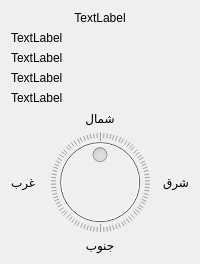
      <widget class="QWidget" name="Tab_Kibla">
       <attribute name="icon">
        <iconset resource="../qtresource.qrc">
         <normaloff>:/icons/ox16-app-kaaba-icon.png</normaloff>:/icons/ox16-app-kaaba-icon.png</iconset>
       </attribute>
       <attribute name="title">
        <string>إتجاه القبلة</string>
       </attribute>
       <layout class="QVBoxLayout" name="verticalLayout_12">
        <item>
         <widget class="QLabel" name="label_madina_name">
          <property name="text">
           <string>TextLabel</string>
          </property>
          <property name="alignment">
           <set>Qt::AlignmentFlag::AlignCenter</set>
          </property>
         </widget>
        </item>
        <item>
         <widget class="QLabel" name="label_madina_long">
          <property name="text">
           <string>TextLabel</string>
          </property>
          <property name="wordWrap">
           <bool>true</bool>
          </property>
         </widget>
        </item>
        <item>
         <widget class="QLabel" name="label_madina_latitu">
          <property name="text">
           <string>TextLabel</string>
          </property>
          <property name="wordWrap">
           <bool>true</bool>
          </property>
         </widget>
        </item>
        <item>
         <widget class="QLabel" name="label_elevation">
          <property name="text">
           <string>TextLabel</string>
          </property>
          <property name="wordWrap">
           <bool>true</bool>
          </property>
         </widget>
        </item>
        <item>
         <widget class="QLabel" name="label_quibla_info">
          <property name="text">
           <string>TextLabel</string>
          </property>
          <property name="wordWrap">
           <bool>true</bool>
          </property>
         </widget>
        </item>
        <item>
         <layout class="QVBoxLayout" name="verticalLayout_11">
          <item>
           <widget class="QLabel" name="label_9">
            <property name="text">
             <string>شمال</string>
            </property>
            <property name="alignment">
             <set>Qt::AlignmentFlag::AlignCenter</set>
            </property>
           </widget>
          </item>
          <item>
           <layout class="QHBoxLayout" name="horizontalLayout_3">
            <item>
             <widget class="QLabel" name="label_11">
              <property name="text">
               <string>غرب</string>
              </property>
              <property name="alignment">
               <set>Qt::AlignmentFlag::AlignRight|Qt::AlignmentFlag::AlignTrailing|Qt::AlignmentFlag::AlignVCenter</set>
              </property>
             </widget>
            </item>
            <item>
             <widget class="QDial" name="dial_Direction_Quibla">
              <property name="enabled">
               <bool>false</bool>
              </property>
              <property name="layoutDirection">
               <enum>Qt::LayoutDirection::RightToLeft</enum>
              </property>
              <property name="maximum">
               <number>360</number>
              </property>
              <property name="pageStep">
               <number>90</number>
              </property>
              <property name="value">
               <number>180</number>
              </property>
              <property name="sliderPosition">
               <number>180</number>
              </property>
              <property name="invertedAppearance">
               <bool>false</bool>
              </property>
              <property name="invertedControls">
               <bool>false</bool>
              </property>
              <property name="wrapping">
               <bool>true</bool>
              </property>
              <property name="notchesVisible">
               <bool>true</bool>
              </property>
             </widget>
            </item>
            <item>
             <widget class="QLabel" name="label_2">
              <property name="enabled">
               <bool>true</bool>
              </property>
              <property name="text">
               <string>شرق</string>
              </property>
              <property name="alignment">
               <set>Qt::AlignmentFlag::AlignLeading|Qt::AlignmentFlag::AlignLeft|Qt::AlignmentFlag::AlignVCenter</set>
              </property>
             </widget>
            </item>
           </layout>
          </item>
          <item>
           <widget class="QLabel" name="label_14">
            <property name="text">
             <string>جنوب</string>
            </property>
            <property name="alignment">
             <set>Qt::AlignmentFlag::AlignCenter</set>
            </property>
            <property name="indent">
             <number>0</number>
            </property>
           </widget>
          </item>
         </layout>
        </item>
       </layout>
      </widget>
